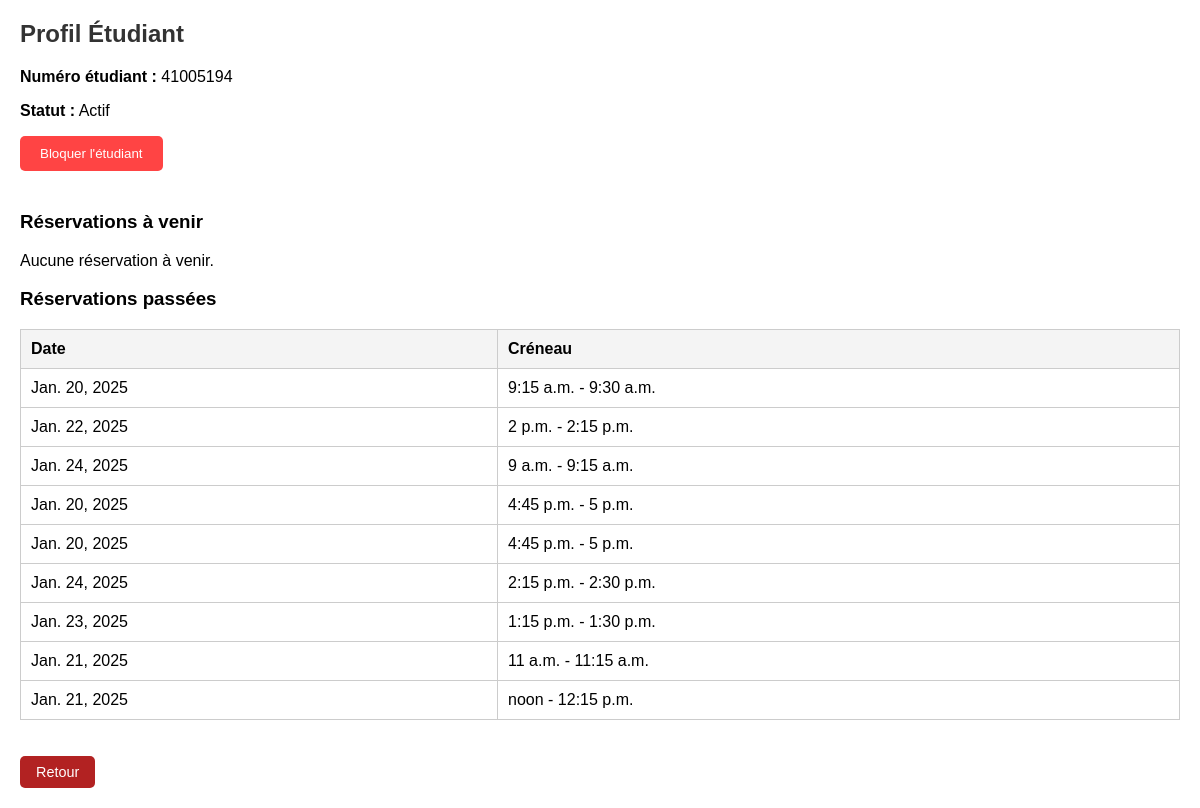
Before: /profilEtudiant/41005194/ (signed in) with the older database file.
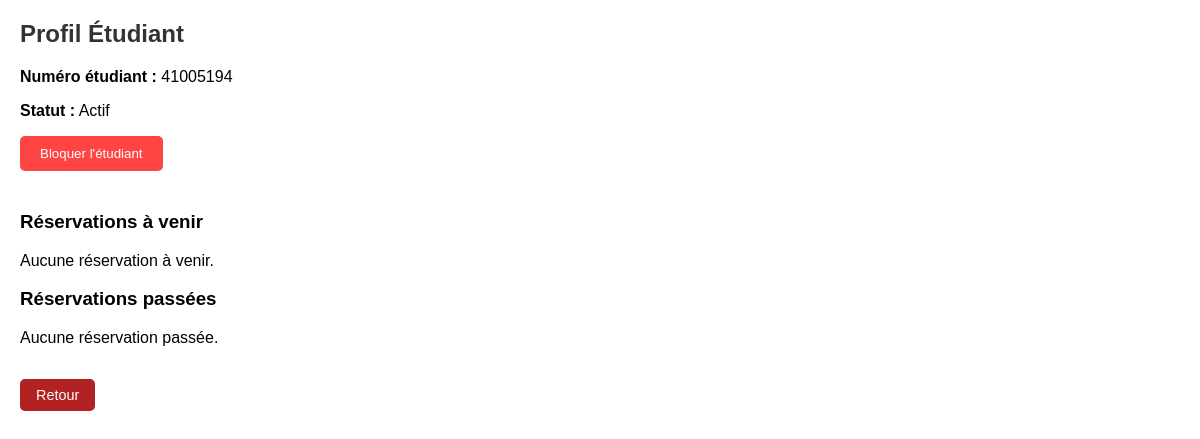
After: the same page with the newer database file.
### Reservation/models.py (models this page shows, shortened)
class Etudiant(models.Model):
    num_etudiant = models.CharField(unique=True, max_length=8)
    autorise = models.BooleanField(default=True)
    date_derniere_reserv = models.DateTimeField(default=timezone.now)
    class Meta:
        managed = False
        db_table = 'Etudiant'

class Reservation(models.Model):
    etudiant = models.ForeignKey('Etudiant', models.DO_NOTHING)
    box_id = models.IntegerField()
    date_field= models.DateField(db_column='date_')
    creneau = models.ForeignKey('Creneau', models.DO_NOTHING)
    admin_field = models.BooleanField(db_column='admin_')
    class Meta:
        managed = False
        db_table = 'Reservation'

class Creneau(models.Model):
    heure_debut = models.TimeField()
    heure_fin = models.TimeField()
    class Meta:
        managed = False
        db_table = 'Creneau'

### Reservation/views.py (the view)
# urls.py: path('profilEtudiant/<str:student_number>/', views.profilEtudiant, name='profilEtudiant'),
def profilEtudiant(request, student_number):
    etudiant = get_object_or_404(Etudiant, num_etudiant=student_number)
    is_admin = request.session.get('is_admin', False)
    current_student = request.session.get('NumEtud', '')
    if not (is_admin or current_student == student_number):
        return render(request, 'erreur.html', {
            'title': 'Accès refusé',
            'error': "Vous n'êtes pas autorisé à consulter ce profil.",
            'action_url': reverse('index'),
        })
    reservations_a_venir = Reservation.objects.filter(
        etudiant=etudiant,
        date_field__gte=timezone.now().date()
    )
    reservations_passees = Reservation.objects.filter(
        etudiant=etudiant,
        date_field__lt=timezone.now().date()
    )
    context = {
        'title': 'Profil Étudiant',
        'student': etudiant,
        'reservations_a_venir': reservations_a_venir,
        'reservations_passees': reservations_passees,
        'is_admin': is_admin,
    }
    return render(request, 'profilEtudiant.html', context)

### Reservation/templates/profilEtudiant.html (shortened to what this page needs)
{% extends 'base.html' %}
{% block content %}
<h2>Profil Étudiant</h2>
<p><strong>Numéro étudiant :</strong> {{ student.num_etudiant }}</p>
<p><strong>Statut :</strong> {% if student.autorise %}Actif{% else %}Bloqué{% endif %}</p>
{% if is_admin %}
    <form action="{% url 'toggleBlockStudent' student.num_etudiant %}" method="post" style="margin-bottom: 20px;">
        <button type="submit" class="block-button">
            {% if student.autorise %}Bloquer l'étudiant{% else %}Débloquer l'étudiant{% endif %}
        </button>
    </form>
{% endif %}
<div class="section">
    <h3>Réservations à venir</h3>
    {% if reservations_a_venir %}
    <table>
        <thead>
            <tr>
                <th>Date</th>
                <th>Créneau</th>
            </tr>
        </thead>
        <tbody>
            {% for reservation in reservations_a_venir %}
            <tr>
                <td>{{ reservation.date_field }}</td>
                <td>{{ reservation.creneau.heure_debut }} - {{ reservation.creneau.heure_fin }}</td>
            </tr>
            {% endfor %}
        </tbody>
    </table>
    {% else %}
    <p>Aucune réservation à venir.</p>
    {% endif %}
</div>
<div class="section">
    <h3>Réservations passées</h3>
    {% if reservations_passees %}
    <table>
        <thead>
            <tr>
                <th>Date</th>
                <th>Créneau</th>
            </tr>
        </thead>
        <tbody>
            {% for reservation in reservations_passees %}
            <tr>
                <td>{{ reservation.date_field }}</td>
                <td>{{ reservation.creneau.heure_debut }} - {{ reservation.creneau.heure_fin }}</td>
            </tr>
            {% endfor %}
        </tbody>
    </table>
    {% else %}
    <p>Aucune réservation passée.</p>
    {% endif %}
</div>
<a href="{% url 'vueCalendrier' %}" class="back-button">Retour</a>
{% endblock %}

### Reservation/templates/base.html (shortened to what this page needs)
<!DOCTYPE html>
<html lang="fr">
<head>
    {% load static %}
    <link rel="stylesheet" href="{% static 'css/styles.css' %}">
</head>
<body>
    <main>
        {% block content %}{% endblock %}
    </main>
</body>
</html>

### Reservation/static/css/styles.css (style rules this page uses)
body { font-family: Arial, sans-serif; margin: 20px; }
h2 { color: #333; }
.back-button, .block-button, .profile-button { padding: 10px 20px; border: none; color: white; border-radius: 5px; cursor: pointer; }
.back-button { background-color: #4CAF50; }
.block-button { background-color: #ff4444; margin-bottom: 20px; }
.back-button { display: inline-block; margin-top: 1rem; padding: 0.5rem 1rem; background: #b22222; color: white; border: none; border-radius: 5px; text-decoration: none; font-size: 0.9rem; cursor: pointer; transition: background 0.3s ease; }

Changed rows visible on the page:
removed Reservation: date_field "Jan. 20, 2025", creneau.heure_debut "9:15 a.m.", creneau.heure_fin "9:30 a.m."
removed Reservation: date_field "Jan. 22, 2025", creneau.heure_debut "2 p.m.", creneau.heure_fin "2:15 p.m."
removed Reservation: date_field "Jan. 24, 2025", creneau.heure_debut "9 a.m.", creneau.heure_fin "9:15 a.m."
removed Reservation: date_field "Jan. 20, 2025", creneau.heure_debut "4:45 p.m.", creneau.heure_fin "5 p.m."
removed Reservation: date_field "Jan. 20, 2025", creneau.heure_debut "4:45 p.m.", creneau.heure_fin "5 p.m."
removed Reservation: date_field "Jan. 24, 2025", creneau.heure_debut "2:15 p.m.", creneau.heure_fin "2:30 p.m."
removed Reservation: date_field "Jan. 23, 2025", creneau.heure_debut "1:15 p.m.", creneau.heure_fin "1:30 p.m."
removed Reservation: date_field "Jan. 21, 2025", creneau.heure_debut "11 a.m.", creneau.heure_fin "11:15 a.m."
removed Reservation: date_field "Jan. 21, 2025", creneau.heure_debut "noon", creneau.heure_fin "12:15 p.m."
Other visible differences:
text no longer shown: "Date Créneau"
text now shown: "Aucune réservation passée."
